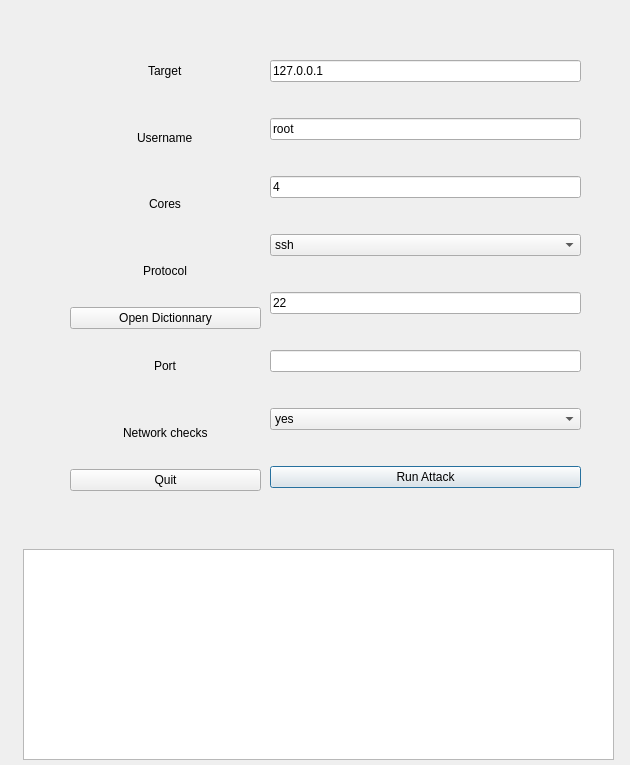
<?xml version="1.0" encoding="UTF-8"?>
<ui version="4.0">
 <class>Dialog</class>
 <widget class="QDialog" name="Dialog">
  <property name="geometry">
   <rect>
    <x>0</x>
    <y>0</y>
    <width>630</width>
    <height>765</height>
   </rect>
  </property>
  <property name="windowTitle">
   <string>Dialog</string>
  </property>
  <widget class="QWidget" name="verticalLayoutWidget">
   <property name="geometry">
    <rect>
     <x>270</x>
     <y>30</y>
     <width>311</width>
     <height>491</height>
    </rect>
   </property>
   <layout class="QVBoxLayout" name="verticalLayout">
    <item>
     <widget class="QLineEdit" name="target">
      <property name="text">
       <string>127.0.0.1</string>
      </property>
     </widget>
    </item>
    <item>
     <widget class="QLineEdit" name="user">
      <property name="text">
       <string>root</string>
      </property>
     </widget>
    </item>
    <item>
     <widget class="QLineEdit" name="cores">
      <property name="text">
       <string>4</string>
      </property>
     </widget>
    </item>
    <item>
     <widget class="QComboBox" name="protocol">
      <item>
       <property name="text">
        <string>ssh</string>
       </property>
      </item>
      <item>
       <property name="text">
        <string>mysql</string>
       </property>
      </item>
     </widget>
    </item>
    <item>
     <widget class="QLineEdit" name="port">
      <property name="text">
       <string>22</string>
      </property>
     </widget>
    </item>
    <item>
     <widget class="QLineEdit" name="password_file"/>
    </item>
    <item>
     <widget class="QComboBox" name="network_check">
      <item>
       <property name="text">
        <string>yes</string>
       </property>
      </item>
      <item>
       <property name="text">
        <string>no</string>
       </property>
      </item>
     </widget>
    </item>
    <item>
     <widget class="QPushButton" name="RunAttack">
      <property name="text">
       <string>Run Attack</string>
      </property>
     </widget>
    </item>
   </layout>
  </widget>
  <widget class="QWidget" name="verticalLayoutWidget_2">
   <property name="geometry">
    <rect>
     <x>70</x>
     <y>40</y>
     <width>191</width>
     <height>451</height>
    </rect>
   </property>
   <layout class="QVBoxLayout" name="verticalLayout_2">
    <item alignment="Qt::AlignHCenter">
     <widget class="QLabel" name="label_8">
      <property name="text">
       <string>Target</string>
      </property>
     </widget>
    </item>
    <item alignment="Qt::AlignHCenter">
     <widget class="QLabel" name="label_9">
      <property name="text">
       <string>Username</string>
      </property>
     </widget>
    </item>
    <item alignment="Qt::AlignHCenter">
     <widget class="QLabel" name="label_3">
      <property name="text">
       <string>Cores</string>
      </property>
     </widget>
    </item>
    <item alignment="Qt::AlignHCenter">
     <widget class="QLabel" name="label_4">
      <property name="text">
       <string>Protocol</string>
      </property>
     </widget>
    </item>
    <item>
     <widget class="QPushButton" name="open_dictionnary">
      <property name="text">
       <string>Open Dictionnary</string>
      </property>
     </widget>
    </item>
    <item alignment="Qt::AlignHCenter">
     <widget class="QLabel" name="label_5">
      <property name="text">
       <string>Port</string>
      </property>
     </widget>
    </item>
    <item alignment="Qt::AlignHCenter">
     <widget class="QLabel" name="label_7">
      <property name="text">
       <string>Network checks</string>
      </property>
     </widget>
    </item>
    <item>
     <widget class="QPushButton" name="quit">
      <property name="text">
       <string>Quit</string>
      </property>
     </widget>
    </item>
   </layout>
  </widget>
  <widget class="QPlainTextEdit" name="log_window">
   <property name="geometry">
    <rect>
     <x>23</x>
     <y>549</y>
     <width>591</width>
     <height>211</height>
    </rect>
   </property>
  </widget>
 </widget>
 <resources/>
 <connections/>
</ui>
